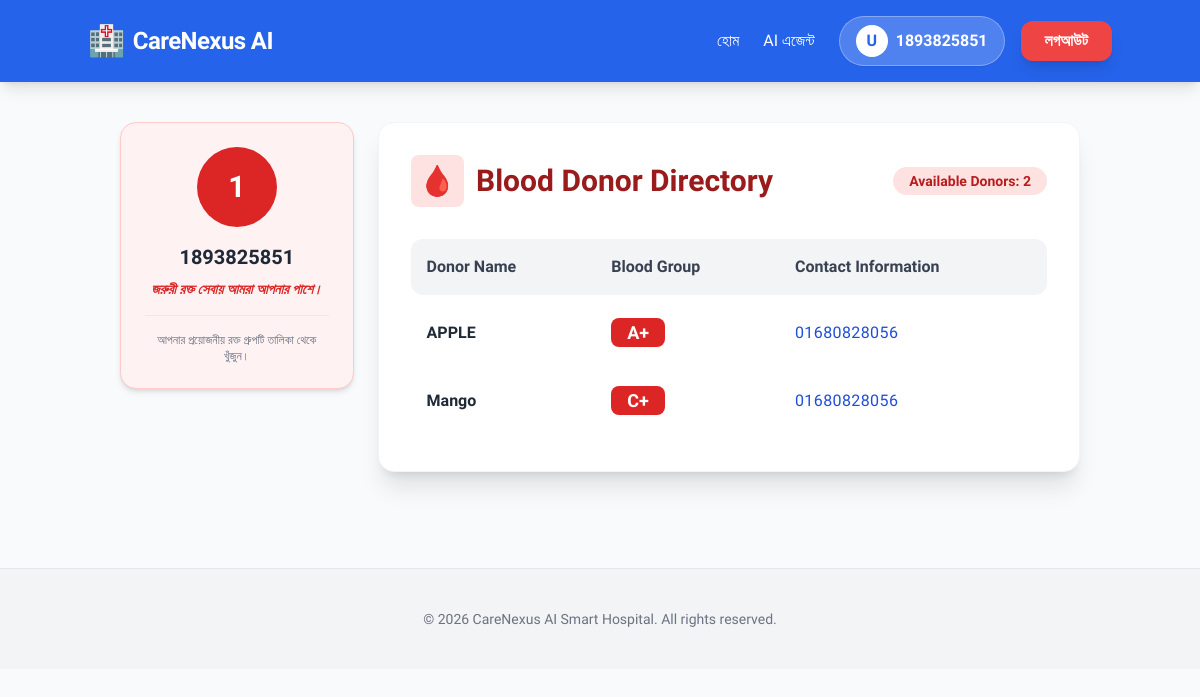
The page /blood-bank/ (signed in) on the database its author committed.
### core/models.py (models this page shows, shortened)
class BloodDonor(models.Model):
    donor_name = models.CharField(max_length=100)
    blood_group = models.CharField(max_length=5)
    contact = models.CharField(max_length=15)
    last_donation_date = models.DateField(null=True, blank=True)
    total_bags_donated = models.IntegerField(default=0)

### core/views.py (the view)
# urls.py: path('blood-bank/', views.blood_bank_view, name='blood_bank'),
def blood_bank_view(request):
    donors = BloodDonor.objects.all()
    return render(request, 'core/blood_bank.html', {'donors': donors})

### core/templates/core/blood_bank.html
{% extends 'core/base.html' %}
{% block content %}
<div class="max-w-7xl mx-auto flex flex-col md:flex-row gap-6 p-4">
    <div class="md:w-1/4">
        <div class="bg-red-50 p-6 rounded-2xl border border-red-200 sticky top-20 shadow-md text-center">
            <div class="w-20 h-20 bg-red-600 text-white rounded-full flex items-center justify-center text-3xl font-bold mx-auto mb-4">
                {{ user.username|first|upper }}
            </div>
            <h3 class="font-bold text-gray-800 text-xl">{{ user.username }}</h3>
            <p class="text-sm text-red-600 mt-2 font-bold italic">জরুরী রক্ত সেবায় আমরা আপনার পাশে।</p>
            <div class="mt-4 pt-4 border-t border-red-100">
                <p class="text-xs text-gray-500">আপনার প্রয়োজনীয় রক্ত গ্রুপটি তালিকা থেকে খুঁজুন।</p>
            </div>
        </div>
    </div>
    <div class="md:w-3/4 bg-white p-8 rounded-2xl shadow-xl border border-gray-100">
        <div class="flex justify-between items-center mb-6">
            <h2 class="text-3xl font-black text-red-800 flex items-center gap-3">
                <span class="bg-red-100 p-2 rounded-lg">🩸</span> Blood Donor Directory
            </h2>
            <span class="bg-red-100 text-red-700 px-4 py-1 rounded-full text-sm font-bold">Available Donors: {{ donors|length }}</span>
        </div>
        <div class="overflow-x-auto">
            <table class="w-full text-left border-separate border-spacing-y-2">
                <thead>
                    <tr class="bg-gray-100 text-gray-700">
                        <th class="p-4 rounded-l-xl">Donor Name</th>
                        <th class="p-4">Blood Group</th>
                        <th class="p-4 rounded-r-xl">Contact Information</th>
                    </tr>
                </thead>
                <tbody>
                    {% for donor in donors %}
                    <tr class="bg-white border border-gray-100 hover:shadow-lg transition-shadow">
                        <td class="p-4 font-bold text-gray-800">{{ donor.donor_name }}</td>
                        <td class="p-4">
                            <span class="bg-red-600 text-white px-4 py-1 rounded-lg font-black text-lg">
                                {{ donor.blood_group }}
                            </span>
                        </td>
                        <td class="p-4 font-medium text-blue-700 tracking-wide">
                            {{ donor.contact }}
                        </td>
                    </tr>
                    {% empty %}
                    <tr>
                        <td colspan="3" class="p-10 text-center text-gray-400 font-medium">
                            বর্তমানে কোনো রক্তদাতা তালিকায় নেই।
                        </td>
                    </tr>
                    {% endfor %}
                </tbody>
            </table>
        </div>
    </div>
</div>
{% endblock %}

### core/templates/core/base.html (shortened to what this page needs)
<!DOCTYPE html>
<html lang="en">
<head>
    <script src="https://cdn.tailwindcss.com"></script>
</head>
<body class="bg-gray-50">
    <nav class="bg-blue-600 p-4 text-white shadow-lg sticky top-0 z-50">
        <div class="container mx-auto flex justify-between items-center">
            <a href="{% url 'home' %}" class="text-2xl font-bold flex items-center gap-2 tracking-tight">
                <span class="text-3xl">🏥</span> CareNexus AI
            </a>
            <div class="flex items-center gap-6">
                <a href="{% url 'home' %}" class="hover:text-blue-200 transition font-medium">হোম</a>
                <a href="{% url 'ai_agent' %}" class="hover:text-blue-200 transition font-medium">AI এজেন্ট</a>
                <div class="flex items-center gap-4">
                    {% if user.is_authenticated %}
                        <div class="flex items-center bg-white/20 px-4 py-2 rounded-full gap-2 border border-white/30 shadow-sm">
                            <div class="w-8 h-8 bg-white text-blue-600 rounded-full flex items-center justify-center font-black">
                                {% if user.is_superuser %} A {% else %} U {% endif %}
                            </div>
                            <span class="text-white font-bold">
                                {% if user.is_superuser %} Hospital Admin {% else %} {{ user.username }} {% endif %}
                            </span>
                        </div>
                        <a href="{% url 'logout' %}" class="bg-red-500 hover:bg-red-600 text-white px-6 py-2 rounded-xl font-bold transition shadow-lg">লগআউট</a>
                    {% else %}
                        <a href="{% url 'login' %}" class="text-white font-bold hover:underline">লগইন</a>
                        <a href="{% url 'register' %}" class="bg-white text-blue-600 px-6 py-2 rounded-xl font-bold shadow-md hover:bg-gray-100 transition">সাইন-আপ</a>
                    {% endif %}
                </div>
            </div>
        </div>
    </nav>
    <div class="container mx-auto mt-6 px-4">
        {% block content %}{% endblock %}
    </div>
    <footer class="mt-20 py-10 bg-gray-100 text-center text-gray-500 text-sm border-t">
        <p>&copy; 2026 CareNexus AI Smart Hospital. All rights reserved.</p>
    </footer>
</body>
</html>

### core/templates/core/base.html (style rules this page uses)
body { font-family: 'Hind Siliguri', sans-serif; }

### rows shown on the page
BloodDonor: donor_name "APPLE", blood_group "A+", contact "01680828056"
BloodDonor: donor_name "Mango", blood_group "C+", contact "01680828056"

### other values the page prints
{{ user.username }} "1893825851"
{{ user.username|first|upper }} "1"
{{ donors|length }} "2"
